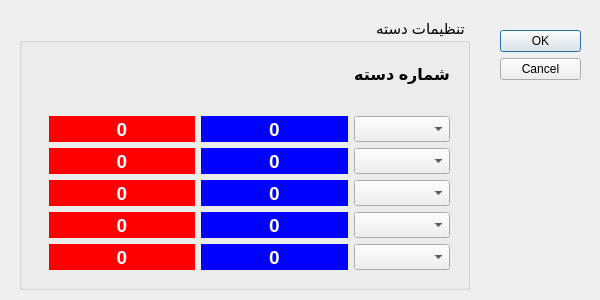
<?xml version="1.0" encoding="UTF-8"?>
<ui version="4.0">
 <class>contrlollerDialog</class>
 <widget class="QDialog" name="contrlollerDialog">
  <property name="geometry">
   <rect>
    <x>0</x>
    <y>0</y>
    <width>600</width>
    <height>300</height>
   </rect>
  </property>
  <property name="minimumSize">
   <size>
    <width>600</width>
    <height>300</height>
   </size>
  </property>
  <property name="maximumSize">
   <size>
    <width>600</width>
    <height>300</height>
   </size>
  </property>
  <property name="windowTitle">
   <string>تنظیمات دسته</string>
  </property>
  <property name="layoutDirection">
   <enum>Qt::RightToLeft</enum>
  </property>
  <widget class="QDialogButtonBox" name="buttonBox">
   <property name="geometry">
    <rect>
     <x>500</x>
     <y>30</y>
     <width>81</width>
     <height>61</height>
    </rect>
   </property>
   <property name="orientation">
    <enum>Qt::Vertical</enum>
   </property>
   <property name="standardButtons">
    <set>QDialogButtonBox::Cancel|QDialogButtonBox::Ok</set>
   </property>
  </widget>
  <widget class="QGroupBox" name="groupBox">
   <property name="geometry">
    <rect>
     <x>19</x>
     <y>19</y>
     <width>451</width>
     <height>271</height>
    </rect>
   </property>
   <property name="font">
    <font>
     <pointsize>11</pointsize>
     <weight>50</weight>
     <bold>false</bold>
    </font>
   </property>
   <property name="title">
    <string>تنظیمات دسته</string>
   </property>
   <widget class="QWidget" name="gridLayoutWidget">
    <property name="geometry">
     <rect>
      <x>30</x>
      <y>20</y>
      <width>401</width>
      <height>231</height>
     </rect>
    </property>
    <layout class="QGridLayout" name="gridLayout">
     <item row="1" column="1">
      <layout class="QHBoxLayout" name="horizontalLayout">
       <item>
        <widget class="QLabel" name="blue_1">
         <property name="font">
          <font>
           <pointsize>14</pointsize>
           <weight>75</weight>
           <bold>true</bold>
          </font>
         </property>
         <property name="styleSheet">
          <string notr="true">QLabel{
                 background-color:rgb(0, 0, 255);
                 color:White;
}</string>
         </property>
         <property name="text">
          <string>0</string>
         </property>
         <property name="alignment">
          <set>Qt::AlignCenter</set>
         </property>
        </widget>
       </item>
       <item>
        <widget class="QLabel" name="red_1">
         <property name="font">
          <font>
           <pointsize>14</pointsize>
           <weight>75</weight>
           <bold>true</bold>
          </font>
         </property>
         <property name="autoFillBackground">
          <bool>false</bool>
         </property>
         <property name="styleSheet">
          <string notr="true">QLabel{
                 background-color:rgb(255, 0, 0);
                 color:White;
}</string>
         </property>
         <property name="text">
          <string>0</string>
         </property>
         <property name="alignment">
          <set>Qt::AlignCenter</set>
         </property>
        </widget>
       </item>
      </layout>
     </item>
     <item row="5" column="0" alignment="Qt::AlignVCenter">
      <widget class="QComboBox" name="controlllerCbx_5">
       <property name="sizePolicy">
        <sizepolicy hsizetype="Preferred" vsizetype="Preferred">
         <horstretch>0</horstretch>
         <verstretch>0</verstretch>
        </sizepolicy>
       </property>
       <property name="layoutDirection">
        <enum>Qt::LeftToRight</enum>
       </property>
      </widget>
     </item>
     <item row="4" column="0" alignment="Qt::AlignVCenter">
      <widget class="QComboBox" name="controlllerCbx_4">
       <property name="sizePolicy">
        <sizepolicy hsizetype="Preferred" vsizetype="Preferred">
         <horstretch>0</horstretch>
         <verstretch>0</verstretch>
        </sizepolicy>
       </property>
       <property name="layoutDirection">
        <enum>Qt::LeftToRight</enum>
       </property>
      </widget>
     </item>
     <item row="5" column="1">
      <layout class="QHBoxLayout" name="horizontalLayout_5">
       <item>
        <widget class="QLabel" name="blue_5">
         <property name="font">
          <font>
           <pointsize>14</pointsize>
           <weight>75</weight>
           <bold>true</bold>
          </font>
         </property>
         <property name="styleSheet">
          <string notr="true">QLabel{
                 background-color:rgb(0, 0, 255);
                 color:White;
}</string>
         </property>
         <property name="text">
          <string>0</string>
         </property>
         <property name="alignment">
          <set>Qt::AlignCenter</set>
         </property>
        </widget>
       </item>
       <item>
        <widget class="QLabel" name="red_5">
         <property name="font">
          <font>
           <pointsize>14</pointsize>
           <weight>75</weight>
           <bold>true</bold>
          </font>
         </property>
         <property name="autoFillBackground">
          <bool>false</bool>
         </property>
         <property name="styleSheet">
          <string notr="true">QLabel{
                 background-color:rgb(255, 0, 0);
                 color:White;
}</string>
         </property>
         <property name="text">
          <string>0</string>
         </property>
         <property name="alignment">
          <set>Qt::AlignCenter</set>
         </property>
        </widget>
       </item>
      </layout>
     </item>
     <item row="3" column="1">
      <layout class="QHBoxLayout" name="horizontalLayout_3">
       <item>
        <widget class="QLabel" name="blue_3">
         <property name="font">
          <font>
           <pointsize>14</pointsize>
           <weight>75</weight>
           <bold>true</bold>
          </font>
         </property>
         <property name="styleSheet">
          <string notr="true">QLabel{
                 background-color:rgb(0, 0, 255);
                 color:White;
}</string>
         </property>
         <property name="text">
          <string>0</string>
         </property>
         <property name="alignment">
          <set>Qt::AlignCenter</set>
         </property>
        </widget>
       </item>
       <item>
        <widget class="QLabel" name="red_3">
         <property name="font">
          <font>
           <pointsize>14</pointsize>
           <weight>75</weight>
           <bold>true</bold>
          </font>
         </property>
         <property name="autoFillBackground">
          <bool>false</bool>
         </property>
         <property name="styleSheet">
          <string notr="true">QLabel{
                 background-color:rgb(255, 0, 0);
                 color:White;
}</string>
         </property>
         <property name="text">
          <string>0</string>
         </property>
         <property name="alignment">
          <set>Qt::AlignCenter</set>
         </property>
        </widget>
       </item>
      </layout>
     </item>
     <item row="0" column="0">
      <widget class="QLabel" name="label">
       <property name="sizePolicy">
        <sizepolicy hsizetype="Maximum" vsizetype="Expanding">
         <horstretch>0</horstretch>
         <verstretch>0</verstretch>
        </sizepolicy>
       </property>
       <property name="font">
        <font>
         <pointsize>12</pointsize>
         <weight>75</weight>
         <bold>true</bold>
        </font>
       </property>
       <property name="text">
        <string>شماره دسته</string>
       </property>
       <property name="alignment">
        <set>Qt::AlignCenter</set>
       </property>
      </widget>
     </item>
     <item row="3" column="0" alignment="Qt::AlignVCenter">
      <widget class="QComboBox" name="controlllerCbx_3">
       <property name="sizePolicy">
        <sizepolicy hsizetype="Preferred" vsizetype="Preferred">
         <horstretch>0</horstretch>
         <verstretch>0</verstretch>
        </sizepolicy>
       </property>
       <property name="layoutDirection">
        <enum>Qt::LeftToRight</enum>
       </property>
      </widget>
     </item>
     <item row="4" column="1">
      <layout class="QHBoxLayout" name="horizontalLayout_4">
       <item>
        <widget class="QLabel" name="blue_4">
         <property name="font">
          <font>
           <pointsize>14</pointsize>
           <weight>75</weight>
           <bold>true</bold>
          </font>
         </property>
         <property name="styleSheet">
          <string notr="true">QLabel{
                 background-color:rgb(0, 0, 255);
                 color:White;
}</string>
         </property>
         <property name="text">
          <string>0</string>
         </property>
         <property name="alignment">
          <set>Qt::AlignCenter</set>
         </property>
        </widget>
       </item>
       <item>
        <widget class="QLabel" name="red_4">
         <property name="font">
          <font>
           <pointsize>14</pointsize>
           <weight>75</weight>
           <bold>true</bold>
          </font>
         </property>
         <property name="autoFillBackground">
          <bool>false</bool>
         </property>
         <property name="styleSheet">
          <string notr="true">QLabel{
                 background-color:rgb(255, 0, 0);
                 color:White;
}</string>
         </property>
         <property name="text">
          <string>0</string>
         </property>
         <property name="alignment">
          <set>Qt::AlignCenter</set>
         </property>
        </widget>
       </item>
      </layout>
     </item>
     <item row="2" column="0" alignment="Qt::AlignVCenter">
      <widget class="QComboBox" name="controlllerCbx_2">
       <property name="sizePolicy">
        <sizepolicy hsizetype="Preferred" vsizetype="Preferred">
         <horstretch>0</horstretch>
         <verstretch>0</verstretch>
        </sizepolicy>
       </property>
       <property name="layoutDirection">
        <enum>Qt::LeftToRight</enum>
       </property>
      </widget>
     </item>
     <item row="2" column="1">
      <layout class="QHBoxLayout" name="horizontalLayout_2">
       <item>
        <widget class="QLabel" name="blue_2">
         <property name="font">
          <font>
           <pointsize>14</pointsize>
           <weight>75</weight>
           <bold>true</bold>
          </font>
         </property>
         <property name="styleSheet">
          <string notr="true">QLabel{
                 background-color:rgb(0, 0, 255);
                 color:White;
}</string>
         </property>
         <property name="text">
          <string>0</string>
         </property>
         <property name="alignment">
          <set>Qt::AlignCenter</set>
         </property>
        </widget>
       </item>
       <item>
        <widget class="QLabel" name="red_2">
         <property name="font">
          <font>
           <pointsize>14</pointsize>
           <weight>75</weight>
           <bold>true</bold>
          </font>
         </property>
         <property name="autoFillBackground">
          <bool>false</bool>
         </property>
         <property name="styleSheet">
          <string notr="true">QLabel{
                 background-color:rgb(255, 0, 0);
                 color:White;
}</string>
         </property>
         <property name="text">
          <string>0</string>
         </property>
         <property name="alignment">
          <set>Qt::AlignCenter</set>
         </property>
        </widget>
       </item>
      </layout>
     </item>
     <item row="1" column="0" alignment="Qt::AlignVCenter">
      <widget class="QComboBox" name="controlllerCbx_1">
       <property name="sizePolicy">
        <sizepolicy hsizetype="Preferred" vsizetype="Preferred">
         <horstretch>0</horstretch>
         <verstretch>0</verstretch>
        </sizepolicy>
       </property>
       <property name="layoutDirection">
        <enum>Qt::LeftToRight</enum>
       </property>
      </widget>
     </item>
    </layout>
   </widget>
  </widget>
 </widget>
 <resources/>
 <connections>
  <connection>
   <sender>buttonBox</sender>
   <signal>accepted()</signal>
   <receiver>contrlollerDialog</receiver>
   <slot>accept()</slot>
   <hints>
    <hint type="sourcelabel">
     <x>248</x>
     <y>254</y>
    </hint>
    <hint type="destinationlabel">
     <x>157</x>
     <y>274</y>
    </hint>
   </hints>
  </connection>
  <connection>
   <sender>buttonBox</sender>
   <signal>rejected()</signal>
   <receiver>contrlollerDialog</receiver>
   <slot>reject()</slot>
   <hints>
    <hint type="sourcelabel">
     <x>316</x>
     <y>260</y>
    </hint>
    <hint type="destinationlabel">
     <x>286</x>
     <y>274</y>
    </hint>
   </hints>
  </connection>
 </connections>
</ui>
